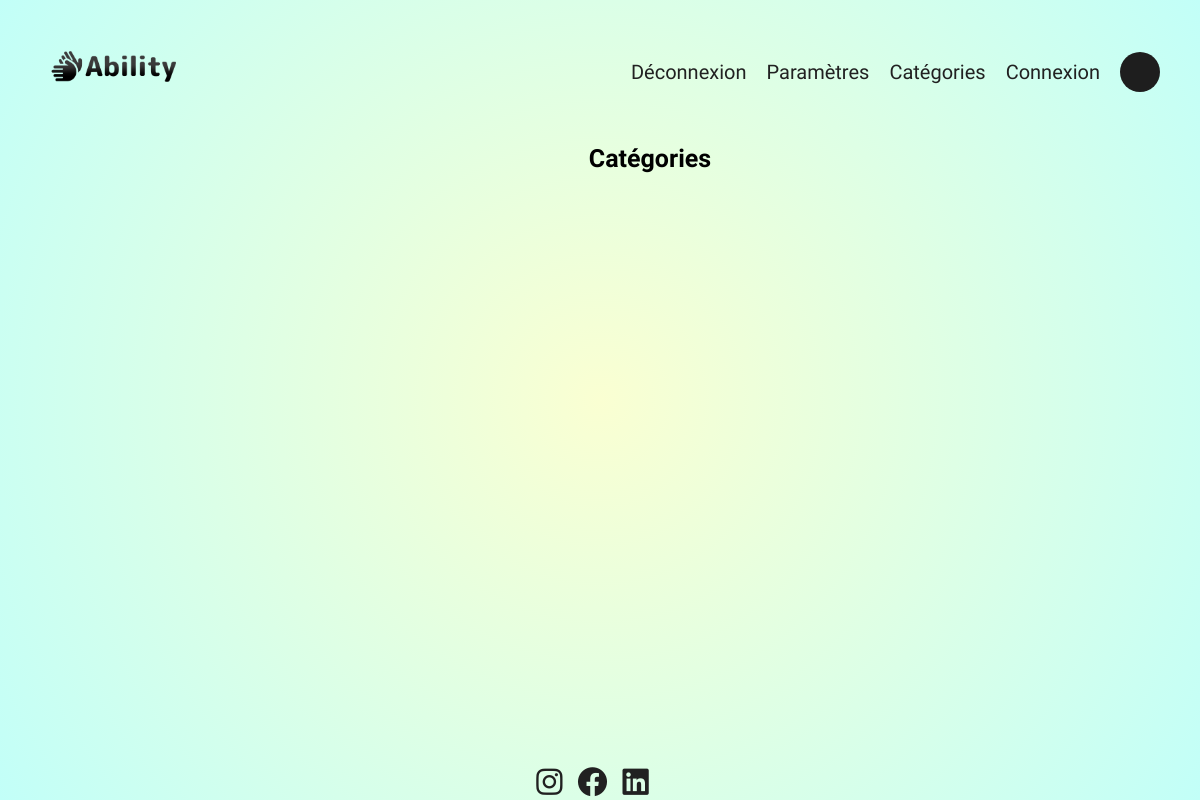
/index.php?action=categorie, run on an earlier commit of the app's database.
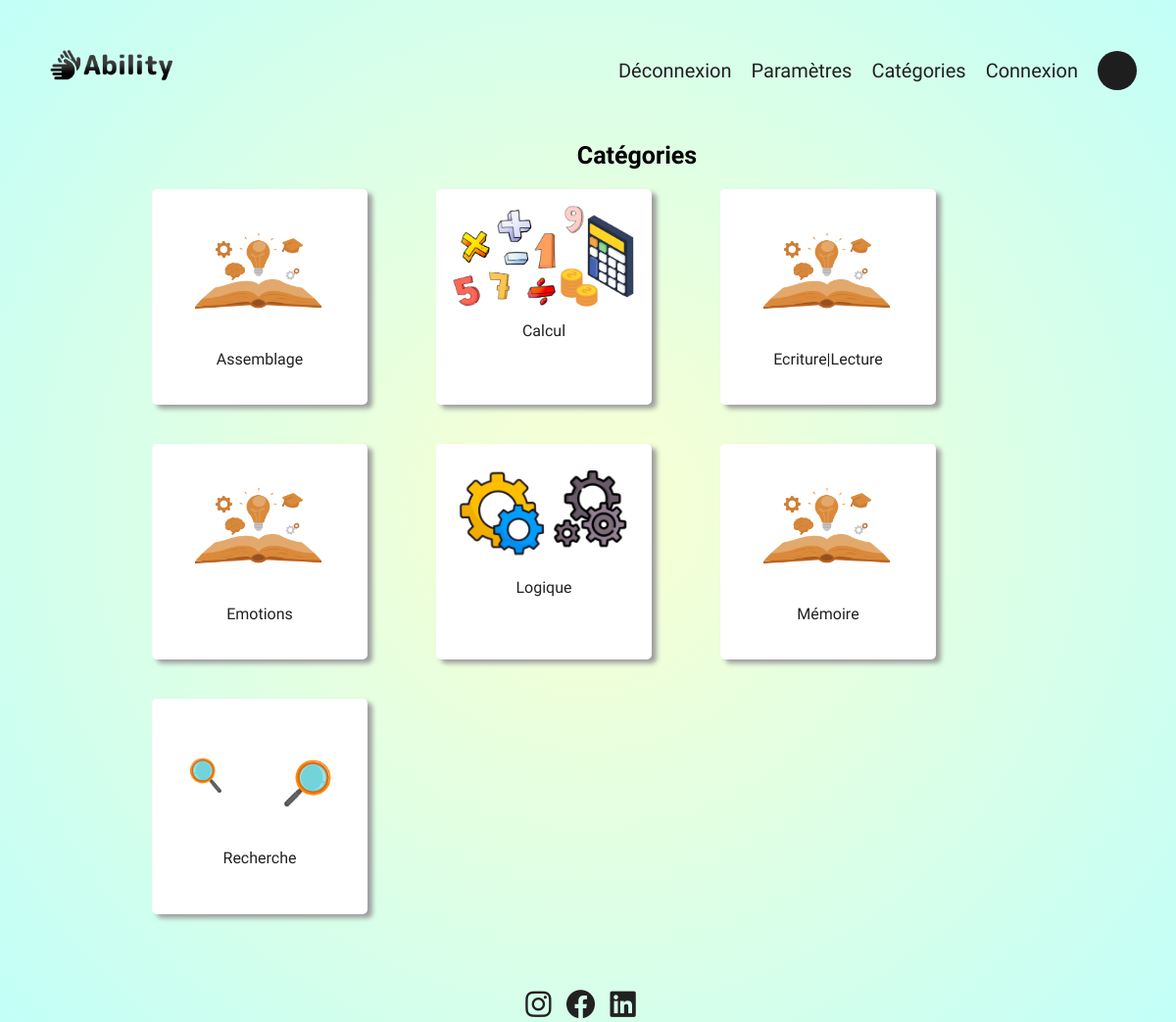
And on a later commit of the database.
### tables this page shows
CREATE TABLE IF NOT EXISTS `categorie` (
  `id_categorie` int NOT NULL AUTO_INCREMENT,
  `nom_categorie` varchar(50) NOT NULL,
  `image_categorie` varchar(50) DEFAULT NULL,
  PRIMARY KEY (`id_categorie`)
);

### controller/CategorieController.php (called while the page is built, shortened)
<?php
class CategorieController {
    public function categorie(){
        $pdo = Connect::seConnecter();
        $requeteCategorie = $pdo->query("
            SELECT id_categorie, nom_categorie, image_categorie FROM categorie
        ");
       require ("view/Categorie/viewCategorie.php");
    }
}
?>

### view/Categorie/viewCategorie.php (the view, shortened to what this page needs)
<?php
$categorie = $requeteCategorie->fetchAll();
?>
    <h1 class="h1-categorie">Catégories</h1>
    <section class="categorie">
        <div class="categorie-container">
            <?php foreach($categorie as $categorie){
            ?>
                <div class="categorie-card">
                    <?php
                        if($categorie["image_categorie"] === NULL){
                            echo "<a href='index.php?action=categoriser&id=".$categorie["id_categorie"]."'><img src='public/img/defaut.png' width='150'></a>";
                        }
                        else{
                            echo "<a href='index.php?action=categoriser&id=".$categorie["id_categorie"]."'><img src='public/img/" .$categorie["image_categorie"]."' width='200'></a>";
                        }
                    ?>
                    <a href="index.php?action=categoriser&id=<?=$id?>"><?= $categorie["nom_categorie"] ?></a>
                </div>
                <?php
            }
                ?>
        </div>
    </section>
<?php
$contenu = ob_get_clean();
require "view/template.php";
?>

### index.php (shortened to what this page needs)
<?php
$ctrlCategorie = new CategorieController();
$id = (isset($_GET["id"])) ? $_GET["id"] : null;
if(isset($_GET["action"])){
    switch ($_GET["action"]){
        case "categorie" : $ctrlCategorie->categorie($id); break;
    }
}
?>

### view/template.php (shortened to what this page needs)
<!DOCTYPE html>
<html lang="en">
    <head>
        <link rel="stylesheet" href="https://cdnjs.cloudflare.com/ajax/libs/font-awesome/6.4.0/css/all.min.css" />
        <link rel="stylesheet" type="text/css" href="http://localhost/Ability/public/css/style.css">
    </head>
    <header>
        <nav>
            <div class="ability-logo">
            <a href="http://localhost/Ability/index.php?action=landingPage"><img class="logo" src="http://localhost/Ability/public/img/logo.png"></a>
        </div>
        <ul class="navigation">
            <li><a href="index.php?action=deconnexion">Déconnexion</a></li>
            <li><a href="index.php?action=loginAdmin">Paramètres</a></li>
                <li><a href="index.php?action=categorie">Catégories</a></li>
                <div class="dropdown-container">
                    <li class="dropdown">
                        <a href="#">
                            <?php
        if(isset($_SESSION['pseudo'])){
            echo "<p>".$_SESSION['pseudo']."</p>";
        } else {
            echo "<p><a href='index.php?action=login' class='navigation-item'>Connexion</a></p>";
        }
        ?>
                        </a>
                    </li>
                    <?php
                        if(isset($_SESSION['couleur'])){
                            echo "<div class='user-color 'style='background-color:". $_SESSION['couleur'] .";'></div>";
                        } else {
                            echo "<div class='user-color 'style='background-color:'rgb(0,255,255)';'></div>";
                        }
                        ?>
                </div>
                    </ul>
    </nav>
</header>
<body>
    <main>
        <?= $contenu ?>
    </main>
    <footer>
        <div class="socials">
            <a href="https://www.instagram.com/"><i class="fa-brands fa-instagram" id="social-item"></i></a>
            <a href="https://www.facebook.com/"><i class="fa-brands fa-facebook" id="social-item"></i></a>
            <a href="https://www.linkedin.com/notifications/?filter=all"><i class="fa-brands fa-linkedin" id="social-item"></i></a>
        </div>
    </footer>
</body>
</html>

### public/css/style.css (style rules this page uses)
* { font-family: "M PLUS Rounded 1c"; margin: 0; }
body { min-height: 100vh; position: relative; margin: 0; background-repeat: no-repeat; background-attachment: fixed; background: rgb(250,255,210); background: radial-gradient(circle, rgba(250,255,210,1) 0%, rgba(194,255,248,1) 100%); }
main { padding-bottom: 2.5rem; }
h1 { text-align: center; }
:root { --dark-font-color: #212121; --submit-button: #3DC5E2; --font-submit-button: #FFFFFF; --superAdmin-button: #DB5050; --solution: #a3a3a3; --background-gamespace: #f3eee9; --hover: #636363; --input: #ffffff; --button: #cfe3f7; }
a { color: var(--dark-font-color); text-decoration: none; }
nav { max-width: 100%; font-size: 20px; display: flex; align-items: center; }
ul { list-style: none; }
li { display: inline-block; margin-right: 20px; }
.dropdown-container { display: flex; flex-direction: row; align-items: center; }
.logo { max-width: 200px; padding-left: 10px; }
.navigation { width: 100%; display: flex; flex-direction: row; padding: 10px; align-items: center; justify-content: right; }
.user-color { width: 40px; height: 40px; border-radius: 50%; background-color: #1E1E1E; margin-right: 30px; }
footer { display: flex; align-items: flex-end; justify-content: center; min-height: 50px; position: absolute; bottom: 0; width: 100%; height: 2.5rem; }
.socials { display: flex; justify-content: center; font-size: 30px; }
#social-item { margin-right: 15px; color: var(--dark-font-color); }
.categorie { max-width: 100%; justify-content: center; display: flex; flex-direction: row; }
.h1-categorie { font-size: 25px; margin-left: 100px; }
.categorie-container { max-width: 80%; display: flex; flex-direction: row; justify-content: left; flex-wrap: wrap; text-align: center; align-items:end; margin-bottom: 50px; }
.categorie-card { min-width: 200px; min-height: 200px; background-color: #ffffff; font-weight: 500; border-radius: 5px; display: flex; flex-direction: column; margin: 20px 35px 20px 35px; padding: 10px; box-shadow: 5px 4px 5px rgb(158, 158, 158); transition: 0.7s; }

What changed in the data, as far as the page shows it:
added categorie: nom_categorie "Assemblage"
added categorie: image_categorie (picture), nom_categorie "Calcul"
added categorie: nom_categorie "Ecriture|Lecture"
added categorie: nom_categorie "Emotions"
added categorie: image_categorie (picture), nom_categorie "Logique"
added categorie: nom_categorie "Mémoire"
added categorie: image_categorie (picture), nom_categorie "Recherche"
